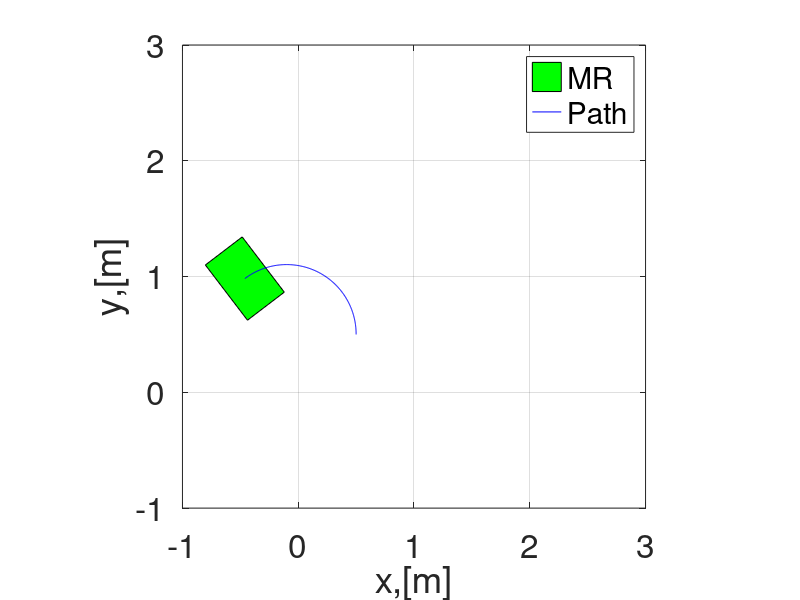

The MATLAB script that drew this image:
%% Kinematic simulation of a land-base mobile robot
clear all ; clc; close all;

%% Simulation parameters
dt =0.1; % Step size
ts =20; % Simulation time
t = 0:dt:ts; % Time span

%% Vehicle (mobile robot) parameters (physical)
a= 0.2; % radius of the wheel (fixed)
l_w= 0.3; % distance between wheel frame to vehicle frame (along y-axis)

%% Intial Conditions
x0 =  0.5;
y0 = 0.5;
psi0 = 0;

eta0 = [x0;y0;psi0];

eta(:,1) = eta0;


%% Loop starts here
for i = 1:length(t)
    psi = eta(3,i); %current orientation in rad.
    %Jacobian mattrix
    J_psi = [cos(psi) ,-sin(psi),0;
             sin(psi) , cos(psi),0;
             0,0,1];
    %% Input
    omega_1 = 0.5; %left wheel angular velocity
    omega_2 = 0; %right wheel angular velocity
    omega_3 = 0;
    
    omega=[omega_1;omega_2;omega_3];
    
    %% Wheel configuration mattrix
    
    W=a/3*[0, -sqrt(3), sqrt(3);
           2, -1, -1;
           1/l_w,1/l_w,1/l_w];   
    %velocity input commands
    zeta(:,i) =W*omega;

    
%     e(:,i)=eta_d -eta(:,i);

    
    %time derivatives of generalized coordinates
    eta_dot(:,i) =J_psi* zeta(:,i);
    
    %% Position propagation using Euler method
    eta(:,i+1)= eta(:,i) +dt* eta_dot(:,i); %Euler mothod
    
end

%% Plotting function
% figure
% plot(t, eta(1,1:i),'r-');
% set(gca,'fontsize',12)
% xlabel('t,[s]');
% ylabel('x,[m]');
% 
% figure
% plot(t, eta(2,1:i),'b-');
% set(gca,'fontsize',12)
% xlabel('t,[s]');
% ylabel('y,[m]');
% 
% figure
% plot(t, eta(3,1:i),'g-');
% set(gca,'fontsize',12)
% xlabel('t,[s]');
% ylabel('\psi,[rad]');

% figure
% plot(t,eta(1,1:i),'r-');
% hold on
% plot(t,eta(2,1:i),'b--');
% plot(t,eta(3,1:i),'m-.');
% legend('x,[m]','y,[m]','\psi,[rad]');
% set(gca,'fontsize',24)
% xlabel('t,[s]');
% ylabel('\eta,[units]');

%% Animation (mobile robot motion animation)
l=2*l_w; % length of the mobile robot
w=0.4; % width of the mobile robot
%Mobile robot coordinates
mr_co = [-l/2,l/2,l/2,-l/2,-l/2;
         -w/2,-w/2,w/2,w/2,-w/2;];
figure
for i = 1:5:length(t) % animation start here
    psi= eta(3,i);
    R_psi = [cos(psi), -sin(psi);
             sin(psi), cos(psi);];%rotation mattrix
    v_pos = R_psi*mr_co;
    fill(v_pos(1,:)+eta(1,i),v_pos(2,:)+eta(2,i),'g');
    hold on, grid on;
    axis([-1 3 -1 3]),axis square
    plot(eta(1,1:i),eta(2,1:i),'-b');
    legend('MR','Path');
    set(gca,'fontsize',24)
    xlabel('x,[m]'); ylabel('y,[m]');
    pause(0.01);
    hold off
end %animation end here

